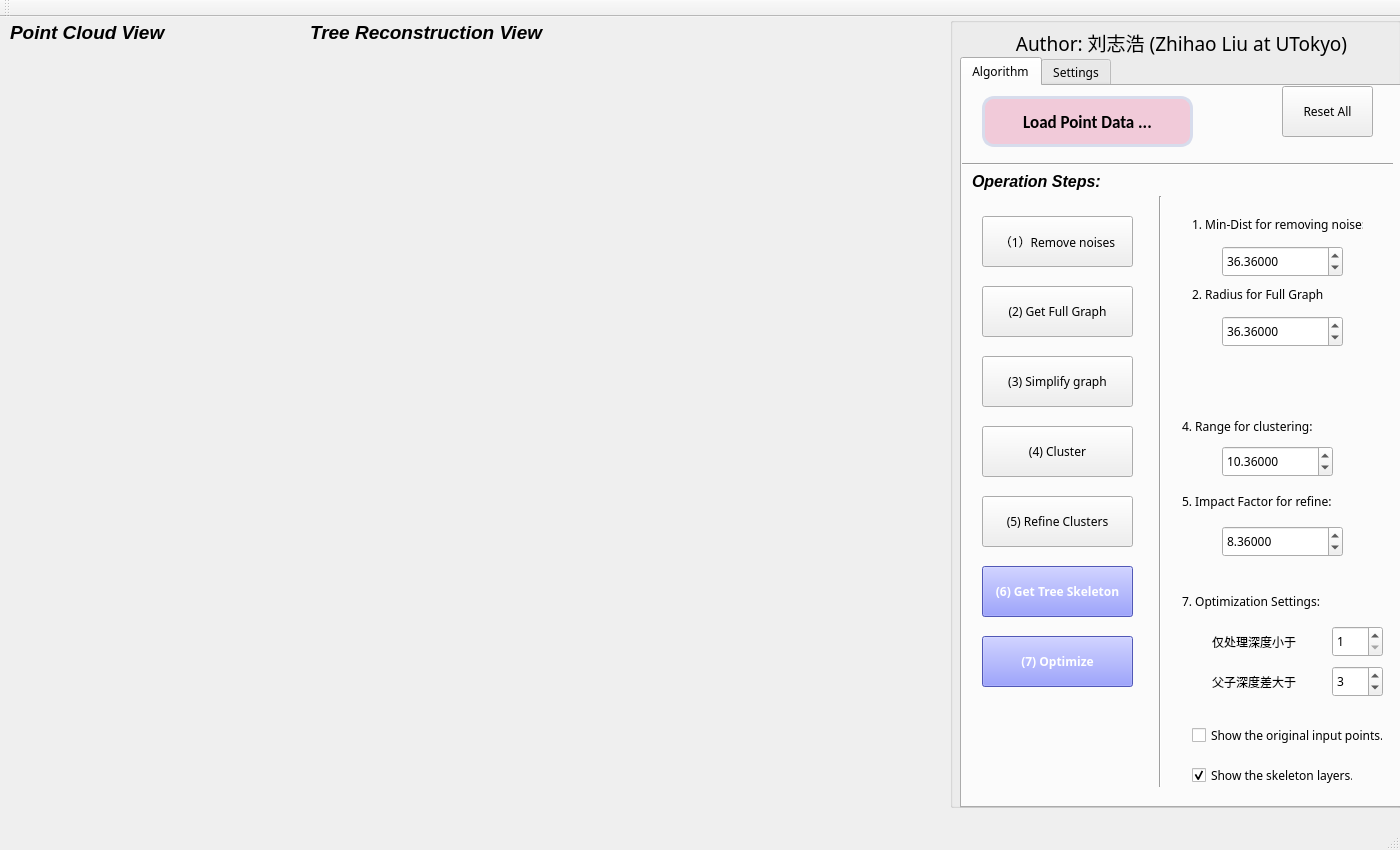
<?xml version="1.0" encoding="UTF-8"?>
<ui version="4.0">
 <class>MainWindow</class>
 <widget class="QMainWindow" name="MainWindow">
  <property name="geometry">
   <rect>
    <x>0</x>
    <y>0</y>
    <width>1400</width>
    <height>850</height>
   </rect>
  </property>
  <property name="windowTitle">
   <string>MainWindow</string>
  </property>
  <widget class="QWidget" name="centralWidget">
   <widget class="QGroupBox" name="groupBox">
    <property name="geometry">
     <rect>
      <x>950</x>
      <y>0</y>
      <width>451</width>
      <height>791</height>
     </rect>
    </property>
    <property name="font">
     <font>
      <family>微软雅黑</family>
     </font>
    </property>
    <property name="title">
     <string/>
    </property>
    <widget class="QTabWidget" name="tabWidget">
     <property name="geometry">
      <rect>
       <x>10</x>
       <y>40</y>
       <width>441</width>
       <height>751</height>
      </rect>
     </property>
     <property name="font">
      <font>
       <family>微软雅黑</family>
      </font>
     </property>
     <property name="styleSheet">
      <string notr="true"/>
     </property>
     <property name="currentIndex">
      <number>0</number>
     </property>
     <widget class="QWidget" name="tab">
      <attribute name="title">
       <string>Algorithm</string>
      </attribute>
      <widget class="QPushButton" name="btnLoadMesh">
       <property name="geometry">
        <rect>
         <x>20</x>
         <y>10</y>
         <width>211</width>
         <height>51</height>
        </rect>
       </property>
       <property name="font">
        <font>
         <family>Calibri</family>
         <pointsize>13</pointsize>
         <weight>75</weight>
         <italic>false</italic>
         <bold>true</bold>
        </font>
       </property>
       <property name="styleSheet">
        <string notr="true">QPushButton {
    border: 3px solid rgb(215,220,236);
    border-radius: 12px;
    background-color: rgb(241,202,217);
    min-width: 80px;
    color:rgb(0,0,0);

}

QPushButton:hover{
    border: 1px solid #8f8f91;
    border-radius: 12px;
    background-color: qlineargradient(spread:pad, x1:0, y1:0, x2:1, y2:0, stop:0 rgba(250,195,208,255), stop:1 rgba( 227,211,228,255));
    min-width: 80px;
}

QPushButton:pressed{
    border: 1px solid #8f8f91;
    border-radius: 12px;
    background-color: qlineargradient(x1: 0, y1: 0, x2: 1, y2: 0,stop: 0 rgb(227,211,228), stop: 1 rgb(197,230,253));
    min-width: 80px;
}


</string>
       </property>
       <property name="text">
        <string>Load Point Data ...</string>
       </property>
      </widget>
      <widget class="Line" name="line">
       <property name="geometry">
        <rect>
         <x>0</x>
         <y>70</y>
         <width>431</width>
         <height>16</height>
        </rect>
       </property>
       <property name="font">
        <font>
         <family>微软雅黑</family>
        </font>
       </property>
       <property name="orientation">
        <enum>Qt::Horizontal</enum>
       </property>
      </widget>
      <widget class="QPushButton" name="btnGetTrunk">
       <property name="geometry">
        <rect>
         <x>20</x>
         <y>130</y>
         <width>151</width>
         <height>51</height>
        </rect>
       </property>
       <property name="font">
        <font>
         <family>微软雅黑</family>
        </font>
       </property>
       <property name="text">
        <string>（1）Remove noises</string>
       </property>
      </widget>
      <widget class="QDoubleSpinBox" name="spinSearchRadius">
       <property name="geometry">
        <rect>
         <x>260</x>
         <y>160</y>
         <width>121</width>
         <height>31</height>
        </rect>
       </property>
       <property name="font">
        <font>
         <family>微软雅黑</family>
        </font>
       </property>
       <property name="decimals">
        <number>5</number>
       </property>
       <property name="minimum">
        <double>0.000000000000000</double>
       </property>
       <property name="maximum">
        <double>100.989999999999995</double>
       </property>
       <property name="singleStep">
        <double>0.000010000000000</double>
       </property>
       <property name="value">
        <double>36.359999999999999</double>
       </property>
      </widget>
      <widget class="QLabel" name="label">
       <property name="geometry">
        <rect>
         <x>230</x>
         <y>130</y>
         <width>171</width>
         <height>16</height>
        </rect>
       </property>
       <property name="font">
        <font>
         <family>微软雅黑</family>
        </font>
       </property>
       <property name="text">
        <string>1. Min-Dist for removing noise:</string>
       </property>
      </widget>
      <widget class="Line" name="line_2">
       <property name="geometry">
        <rect>
         <x>190</x>
         <y>110</y>
         <width>16</width>
         <height>591</height>
        </rect>
       </property>
       <property name="orientation">
        <enum>Qt::Vertical</enum>
       </property>
      </widget>
      <widget class="QPushButton" name="btnConnectedGraph">
       <property name="geometry">
        <rect>
         <x>20</x>
         <y>200</y>
         <width>151</width>
         <height>51</height>
        </rect>
       </property>
       <property name="font">
        <font>
         <family>微软雅黑</family>
        </font>
       </property>
       <property name="text">
        <string>(2) Get Full Graph</string>
       </property>
      </widget>
      <widget class="QDoubleSpinBox" name="spinConnectInterval">
       <property name="geometry">
        <rect>
         <x>260</x>
         <y>230</y>
         <width>121</width>
         <height>31</height>
        </rect>
       </property>
       <property name="font">
        <font>
         <family>微软雅黑</family>
        </font>
       </property>
       <property name="decimals">
        <number>5</number>
       </property>
       <property name="minimum">
        <double>0.000000000000000</double>
       </property>
       <property name="maximum">
        <double>100.989999999999995</double>
       </property>
       <property name="singleStep">
        <double>0.000010000000000</double>
       </property>
       <property name="value">
        <double>36.359999999999999</double>
       </property>
      </widget>
      <widget class="QLabel" name="label_2">
       <property name="geometry">
        <rect>
         <x>230</x>
         <y>200</y>
         <width>171</width>
         <height>16</height>
        </rect>
       </property>
       <property name="font">
        <font>
         <family>微软雅黑</family>
        </font>
       </property>
       <property name="text">
        <string>2. Radius for Full Graph</string>
       </property>
      </widget>
      <widget class="QPushButton" name="btnMinGraph">
       <property name="geometry">
        <rect>
         <x>20</x>
         <y>270</y>
         <width>151</width>
         <height>51</height>
        </rect>
       </property>
       <property name="font">
        <font>
         <family>微软雅黑</family>
        </font>
       </property>
       <property name="text">
        <string>(3) Simplify graph</string>
       </property>
      </widget>
      <widget class="QPushButton" name="btnGetBins1">
       <property name="geometry">
        <rect>
         <x>20</x>
         <y>340</y>
         <width>151</width>
         <height>51</height>
        </rect>
       </property>
       <property name="font">
        <font>
         <family>微软雅黑</family>
        </font>
       </property>
       <property name="text">
        <string>(4) Cluster</string>
       </property>
      </widget>
      <widget class="QPushButton" name="btnGetBins2">
       <property name="geometry">
        <rect>
         <x>20</x>
         <y>410</y>
         <width>151</width>
         <height>51</height>
        </rect>
       </property>
       <property name="font">
        <font>
         <family>微软雅黑</family>
        </font>
       </property>
       <property name="text">
        <string>(5) Refine Clusters</string>
       </property>
      </widget>
      <widget class="QPushButton" name="btnTreeSkeleton">
       <property name="geometry">
        <rect>
         <x>20</x>
         <y>480</y>
         <width>151</width>
         <height>51</height>
        </rect>
       </property>
       <property name="font">
        <font>
         <family>微软雅黑</family>
         <weight>75</weight>
         <bold>true</bold>
        </font>
       </property>
       <property name="styleSheet">
        <string notr="true">QPushButton
{
background-color: rgb(114, 123, 255);
	color: rgb(255, 255, 255);
}</string>
       </property>
       <property name="text">
        <string>(6) Get Tree Skeleton</string>
       </property>
      </widget>
      <widget class="QDoubleSpinBox" name="spinBinsRadius">
       <property name="geometry">
        <rect>
         <x>260</x>
         <y>360</y>
         <width>111</width>
         <height>31</height>
        </rect>
       </property>
       <property name="font">
        <font>
         <family>微软雅黑</family>
        </font>
       </property>
       <property name="decimals">
        <number>5</number>
       </property>
       <property name="minimum">
        <double>0.000000000000000</double>
       </property>
       <property name="maximum">
        <double>200.000000000000000</double>
       </property>
       <property name="singleStep">
        <double>0.000010000000000</double>
       </property>
       <property name="value">
        <double>10.359999999999999</double>
       </property>
      </widget>
      <widget class="QLabel" name="label_4">
       <property name="geometry">
        <rect>
         <x>220</x>
         <y>330</y>
         <width>171</width>
         <height>21</height>
        </rect>
       </property>
       <property name="font">
        <font>
         <family>微软雅黑</family>
        </font>
       </property>
       <property name="text">
        <string>4. Range for clustering:</string>
       </property>
       <property name="wordWrap">
        <bool>true</bool>
       </property>
      </widget>
      <widget class="QDoubleSpinBox" name="spinBinsPtsCount">
       <property name="geometry">
        <rect>
         <x>260</x>
         <y>440</y>
         <width>121</width>
         <height>31</height>
        </rect>
       </property>
       <property name="font">
        <font>
         <family>微软雅黑</family>
        </font>
       </property>
       <property name="decimals">
        <number>5</number>
       </property>
       <property name="minimum">
        <double>0.000000000000000</double>
       </property>
       <property name="maximum">
        <double>200.000000000000000</double>
       </property>
       <property name="singleStep">
        <double>0.000010000000000</double>
       </property>
       <property name="value">
        <double>8.359999999999999</double>
       </property>
      </widget>
      <widget class="QLabel" name="label_5">
       <property name="geometry">
        <rect>
         <x>220</x>
         <y>400</y>
         <width>181</width>
         <height>31</height>
        </rect>
       </property>
       <property name="font">
        <font>
         <family>微软雅黑</family>
        </font>
       </property>
       <property name="text">
        <string>5. Impact Factor for refine:</string>
       </property>
       <property name="scaledContents">
        <bool>false</bool>
       </property>
       <property name="wordWrap">
        <bool>true</bool>
       </property>
      </widget>
      <widget class="QPushButton" name="btnBackToOrigin">
       <property name="geometry">
        <rect>
         <x>320</x>
         <y>0</y>
         <width>91</width>
         <height>51</height>
        </rect>
       </property>
       <property name="font">
        <font>
         <family>微软雅黑</family>
        </font>
       </property>
       <property name="text">
        <string>Reset All</string>
       </property>
      </widget>
      <widget class="QCheckBox" name="ckbCompareWithOriginPts">
       <property name="geometry">
        <rect>
         <x>230</x>
         <y>640</y>
         <width>191</width>
         <height>19</height>
        </rect>
       </property>
       <property name="text">
        <string>Show the original input points.</string>
       </property>
      </widget>
      <widget class="QPushButton" name="btnOptimizeSkeleton">
       <property name="geometry">
        <rect>
         <x>20</x>
         <y>550</y>
         <width>151</width>
         <height>51</height>
        </rect>
       </property>
       <property name="font">
        <font>
         <family>微软雅黑</family>
         <weight>75</weight>
         <bold>true</bold>
        </font>
       </property>
       <property name="styleSheet">
        <string notr="true">QPushButton
{
background-color: rgb(114, 123, 255);
	color: rgb(255, 255, 255);
}</string>
       </property>
       <property name="text">
        <string>(7) Optimize</string>
       </property>
      </widget>
      <widget class="QLabel" name="label_11">
       <property name="geometry">
        <rect>
         <x>220</x>
         <y>490</y>
         <width>181</width>
         <height>51</height>
        </rect>
       </property>
       <property name="font">
        <font>
         <family>微软雅黑</family>
        </font>
       </property>
       <property name="text">
        <string>7. Optimization Settings:</string>
       </property>
       <property name="scaledContents">
        <bool>false</bool>
       </property>
       <property name="wordWrap">
        <bool>true</bool>
       </property>
      </widget>
      <widget class="QLabel" name="label_12">
       <property name="geometry">
        <rect>
         <x>250</x>
         <y>530</y>
         <width>121</width>
         <height>51</height>
        </rect>
       </property>
       <property name="font">
        <font>
         <family>微软雅黑</family>
        </font>
       </property>
       <property name="text">
        <string>仅处理深度小于</string>
       </property>
       <property name="scaledContents">
        <bool>false</bool>
       </property>
       <property name="wordWrap">
        <bool>true</bool>
       </property>
      </widget>
      <widget class="QSpinBox" name="spinBox">
       <property name="geometry">
        <rect>
         <x>370</x>
         <y>540</y>
         <width>51</width>
         <height>31</height>
        </rect>
       </property>
       <property name="minimum">
        <number>1</number>
       </property>
       <property name="value">
        <number>1</number>
       </property>
      </widget>
      <widget class="QLabel" name="label_13">
       <property name="geometry">
        <rect>
         <x>250</x>
         <y>570</y>
         <width>121</width>
         <height>51</height>
        </rect>
       </property>
       <property name="font">
        <font>
         <family>微软雅黑</family>
        </font>
       </property>
       <property name="text">
        <string>父子深度差大于</string>
       </property>
       <property name="scaledContents">
        <bool>false</bool>
       </property>
       <property name="wordWrap">
        <bool>true</bool>
       </property>
      </widget>
      <widget class="QSpinBox" name="spinBox_2">
       <property name="geometry">
        <rect>
         <x>370</x>
         <y>580</y>
         <width>51</width>
         <height>31</height>
        </rect>
       </property>
       <property name="minimum">
        <number>1</number>
       </property>
       <property name="value">
        <number>3</number>
       </property>
      </widget>
      <widget class="QCheckBox" name="ckbDisplaySkeletonWithColors">
       <property name="geometry">
        <rect>
         <x>230</x>
         <y>680</y>
         <width>161</width>
         <height>19</height>
        </rect>
       </property>
       <property name="text">
        <string>Show the skeleton layers.</string>
       </property>
       <property name="checked">
        <bool>true</bool>
       </property>
      </widget>
      <widget class="QLabel" name="label_19">
       <property name="geometry">
        <rect>
         <x>10</x>
         <y>80</y>
         <width>131</width>
         <height>31</height>
        </rect>
       </property>
       <property name="font">
        <font>
         <family>Segoe UI</family>
         <pointsize>12</pointsize>
         <weight>75</weight>
         <italic>true</italic>
         <bold>true</bold>
        </font>
       </property>
       <property name="text">
        <string>Operation Steps:</string>
       </property>
      </widget>
     </widget>
     <widget class="QWidget" name="widget">
      <attribute name="title">
       <string>Settings</string>
      </attribute>
      <widget class="QComboBox" name="cbxDisplayMode">
       <property name="geometry">
        <rect>
         <x>150</x>
         <y>50</y>
         <width>141</width>
         <height>31</height>
        </rect>
       </property>
       <item>
        <property name="text">
         <string>Point and Line</string>
        </property>
       </item>
       <item>
        <property name="text">
         <string>Only Point</string>
        </property>
       </item>
       <item>
        <property name="text">
         <string>Only Line</string>
        </property>
       </item>
      </widget>
      <widget class="QLabel" name="label_3">
       <property name="geometry">
        <rect>
         <x>40</x>
         <y>60</y>
         <width>111</width>
         <height>16</height>
        </rect>
       </property>
       <property name="font">
        <font>
         <family>Calibri</family>
         <pointsize>10</pointsize>
        </font>
       </property>
       <property name="text">
        <string>Display Mode:</string>
       </property>
      </widget>
      <widget class="QDoubleSpinBox" name="spinPointSize">
       <property name="geometry">
        <rect>
         <x>130</x>
         <y>90</y>
         <width>121</width>
         <height>31</height>
        </rect>
       </property>
       <property name="font">
        <font>
         <family>微软雅黑</family>
        </font>
       </property>
       <property name="decimals">
        <number>1</number>
       </property>
       <property name="minimum">
        <double>1.000000000000000</double>
       </property>
       <property name="maximum">
        <double>101.000000000000000</double>
       </property>
       <property name="singleStep">
        <double>1.000000000000000</double>
       </property>
       <property name="value">
        <double>5.000000000000000</double>
       </property>
      </widget>
      <widget class="QDoubleSpinBox" name="spinLineWidth">
       <property name="geometry">
        <rect>
         <x>130</x>
         <y>130</y>
         <width>121</width>
         <height>31</height>
        </rect>
       </property>
       <property name="font">
        <font>
         <family>微软雅黑</family>
        </font>
       </property>
       <property name="decimals">
        <number>1</number>
       </property>
       <property name="minimum">
        <double>1.000000000000000</double>
       </property>
       <property name="maximum">
        <double>101.000000000000000</double>
       </property>
       <property name="singleStep">
        <double>1.000000000000000</double>
       </property>
       <property name="value">
        <double>1.000000000000000</double>
       </property>
      </widget>
      <widget class="QLabel" name="label_6">
       <property name="geometry">
        <rect>
         <x>40</x>
         <y>100</y>
         <width>91</width>
         <height>16</height>
        </rect>
       </property>
       <property name="font">
        <font>
         <family>Calibri</family>
         <pointsize>10</pointsize>
        </font>
       </property>
       <property name="text">
        <string>Point Size:</string>
       </property>
      </widget>
      <widget class="QLabel" name="label_7">
       <property name="geometry">
        <rect>
         <x>40</x>
         <y>140</y>
         <width>81</width>
         <height>16</height>
        </rect>
       </property>
       <property name="font">
        <font>
         <family>Calibri</family>
         <pointsize>10</pointsize>
        </font>
       </property>
       <property name="text">
        <string>Line Width:</string>
       </property>
      </widget>
      <widget class="Line" name="line_3">
       <property name="geometry">
        <rect>
         <x>0</x>
         <y>180</y>
         <width>431</width>
         <height>16</height>
        </rect>
       </property>
       <property name="font">
        <font>
         <family>微软雅黑</family>
        </font>
       </property>
       <property name="orientation">
        <enum>Qt::Horizontal</enum>
       </property>
      </widget>
      <widget class="QLabel" name="label_8">
       <property name="geometry">
        <rect>
         <x>10</x>
         <y>200</y>
         <width>301</width>
         <height>31</height>
        </rect>
       </property>
       <property name="font">
        <font>
         <family>Segoe UI</family>
         <pointsize>12</pointsize>
         <weight>75</weight>
         <italic>true</italic>
         <bold>true</bold>
        </font>
       </property>
       <property name="text">
        <string>Plant Appearence:</string>
       </property>
      </widget>
      <widget class="QComboBox" name="cbxLeafTexture">
       <property name="geometry">
        <rect>
         <x>150</x>
         <y>250</y>
         <width>131</width>
         <height>31</height>
        </rect>
       </property>
      </widget>
      <widget class="QComboBox" name="cbxBarkTexture">
       <property name="geometry">
        <rect>
         <x>290</x>
         <y>250</y>
         <width>141</width>
         <height>31</height>
        </rect>
       </property>
      </widget>
      <widget class="QLabel" name="label_10">
       <property name="geometry">
        <rect>
         <x>40</x>
         <y>250</y>
         <width>101</width>
         <height>31</height>
        </rect>
       </property>
       <property name="font">
        <font>
         <family>Calibri</family>
         <pointsize>10</pointsize>
        </font>
       </property>
       <property name="text">
        <string>Textures</string>
       </property>
      </widget>
      <widget class="QLabel" name="label_14">
       <property name="geometry">
        <rect>
         <x>40</x>
         <y>320</y>
         <width>101</width>
         <height>16</height>
        </rect>
       </property>
       <property name="font">
        <font>
         <family>Calibri</family>
         <pointsize>10</pointsize>
        </font>
       </property>
       <property name="text">
        <string>Branch radius:</string>
       </property>
      </widget>
      <widget class="QDoubleSpinBox" name="spinBranchRadius">
       <property name="geometry">
        <rect>
         <x>150</x>
         <y>310</y>
         <width>121</width>
         <height>31</height>
        </rect>
       </property>
       <property name="font">
        <font>
         <family>微软雅黑</family>
        </font>
       </property>
       <property name="decimals">
        <number>3</number>
       </property>
       <property name="minimum">
        <double>1.000000000000000</double>
       </property>
       <property name="maximum">
        <double>1.500000000000000</double>
       </property>
       <property name="singleStep">
        <double>0.005000000000000</double>
       </property>
       <property name="value">
        <double>1.050000000000000</double>
       </property>
      </widget>
      <widget class="QDoubleSpinBox" name="spinLeafSize">
       <property name="geometry">
        <rect>
         <x>150</x>
         <y>360</y>
         <width>121</width>
         <height>31</height>
        </rect>
       </property>
       <property name="font">
        <font>
         <family>微软雅黑</family>
        </font>
       </property>
       <property name="decimals">
        <number>1</number>
       </property>
       <property name="minimum">
        <double>1.000000000000000</double>
       </property>
       <property name="maximum">
        <double>30.000000000000000</double>
       </property>
       <property name="singleStep">
        <double>1.000000000000000</double>
       </property>
       <property name="value">
        <double>5.000000000000000</double>
       </property>
      </widget>
      <widget class="QLabel" name="label_15">
       <property name="geometry">
        <rect>
         <x>40</x>
         <y>370</y>
         <width>101</width>
         <height>16</height>
        </rect>
       </property>
       <property name="font">
        <font>
         <family>Calibri</family>
         <pointsize>10</pointsize>
        </font>
       </property>
       <property name="text">
        <string>Leaf size:</string>
       </property>
      </widget>
      <widget class="QDoubleSpinBox" name="spinLeafDensity">
       <property name="geometry">
        <rect>
         <x>150</x>
         <y>400</y>
         <width>121</width>
         <height>31</height>
        </rect>
       </property>
       <property name="font">
        <font>
         <family>微软雅黑</family>
        </font>
       </property>
       <property name="decimals">
        <number>1</number>
       </property>
       <property name="minimum">
        <double>1.000000000000000</double>
       </property>
       <property name="maximum">
        <double>15.000000000000000</double>
       </property>
       <property name="singleStep">
        <double>1.000000000000000</double>
       </property>
       <property name="value">
        <double>5.000000000000000</double>
       </property>
      </widget>
      <widget class="QLabel" name="label_16">
       <property name="geometry">
        <rect>
         <x>40</x>
         <y>410</y>
         <width>91</width>
         <height>16</height>
        </rect>
       </property>
       <property name="font">
        <font>
         <family>Calibri</family>
         <pointsize>10</pointsize>
        </font>
       </property>
       <property name="text">
        <string>Leaf density:</string>
       </property>
      </widget>
      <widget class="QCheckBox" name="ckbShowTexturedBark">
       <property name="geometry">
        <rect>
         <x>40</x>
         <y>490</y>
         <width>161</width>
         <height>19</height>
        </rect>
       </property>
       <property name="font">
        <font>
         <family>Calibri</family>
         <pointsize>10</pointsize>
        </font>
       </property>
       <property name="text">
        <string>Show Textured Branch.</string>
       </property>
       <property name="checked">
        <bool>true</bool>
       </property>
      </widget>
      <widget class="QCheckBox" name="ckbHideLeaf">
       <property name="geometry">
        <rect>
         <x>40</x>
         <y>520</y>
         <width>161</width>
         <height>19</height>
        </rect>
       </property>
       <property name="font">
        <font>
         <family>Calibri</family>
         <pointsize>10</pointsize>
        </font>
       </property>
       <property name="text">
        <string>Hide Leaf</string>
       </property>
       <property name="checked">
        <bool>false</bool>
       </property>
      </widget>
      <widget class="QSlider" name="sliderLeafRange">
       <property name="geometry">
        <rect>
         <x>150</x>
         <y>450</y>
         <width>160</width>
         <height>16</height>
        </rect>
       </property>
       <property name="minimum">
        <number>0</number>
       </property>
       <property name="value">
        <number>10</number>
       </property>
       <property name="orientation">
        <enum>Qt::Horizontal</enum>
       </property>
      </widget>
      <widget class="QLabel" name="label_17">
       <property name="geometry">
        <rect>
         <x>40</x>
         <y>450</y>
         <width>101</width>
         <height>16</height>
        </rect>
       </property>
       <property name="font">
        <font>
         <family>Calibri</family>
         <pointsize>10</pointsize>
        </font>
       </property>
       <property name="text">
        <string>Leaf Range:</string>
       </property>
      </widget>
      <widget class="QLabel" name="label_18">
       <property name="geometry">
        <rect>
         <x>10</x>
         <y>10</y>
         <width>131</width>
         <height>31</height>
        </rect>
       </property>
       <property name="font">
        <font>
         <family>Segoe UI</family>
         <pointsize>12</pointsize>
         <weight>75</weight>
         <italic>true</italic>
         <bold>true</bold>
        </font>
       </property>
       <property name="text">
        <string>Display:</string>
       </property>
      </widget>
     </widget>
    </widget>
    <widget class="QLabel" name="label_9">
     <property name="geometry">
      <rect>
       <x>11</x>
       <y>10</y>
       <width>441</width>
       <height>31</height>
      </rect>
     </property>
     <property name="font">
      <font>
       <pointsize>14</pointsize>
      </font>
     </property>
     <property name="text">
      <string>Author: 刘志浩 (Zhihao Liu at UTokyo)</string>
     </property>
     <property name="alignment">
      <set>Qt::AlignCenter</set>
     </property>
    </widget>
   </widget>
   <widget class="QLabel" name="lblPointCloud">
    <property name="geometry">
     <rect>
      <x>10</x>
      <y>0</y>
      <width>311</width>
      <height>31</height>
     </rect>
    </property>
    <property name="font">
     <font>
      <family>Segoe UI</family>
      <pointsize>14</pointsize>
      <weight>75</weight>
      <italic>true</italic>
      <bold>true</bold>
     </font>
    </property>
    <property name="styleSheet">
     <string notr="true"/>
    </property>
    <property name="text">
     <string>Point Cloud View</string>
    </property>
   </widget>
   <widget class="QLabel" name="lblTreeRecon">
    <property name="geometry">
     <rect>
      <x>310</x>
      <y>0</y>
      <width>361</width>
      <height>31</height>
     </rect>
    </property>
    <property name="font">
     <font>
      <family>Segoe UI</family>
      <pointsize>14</pointsize>
      <weight>75</weight>
      <italic>true</italic>
      <bold>true</bold>
     </font>
    </property>
    <property name="text">
     <string>Tree Reconstruction View</string>
    </property>
   </widget>
  </widget>
  <widget class="QMenuBar" name="menuBar">
   <property name="geometry">
    <rect>
     <x>0</x>
     <y>0</y>
     <width>1400</width>
     <height>17</height>
    </rect>
   </property>
  </widget>
  <widget class="QToolBar" name="mainToolBar">
   <attribute name="toolBarArea">
    <enum>TopToolBarArea</enum>
   </attribute>
   <attribute name="toolBarBreak">
    <bool>false</bool>
   </attribute>
  </widget>
  <widget class="QStatusBar" name="statusBar"/>
 </widget>
 <layoutdefault spacing="6" margin="11"/>
 <resources/>
 <connections/>
</ui>
